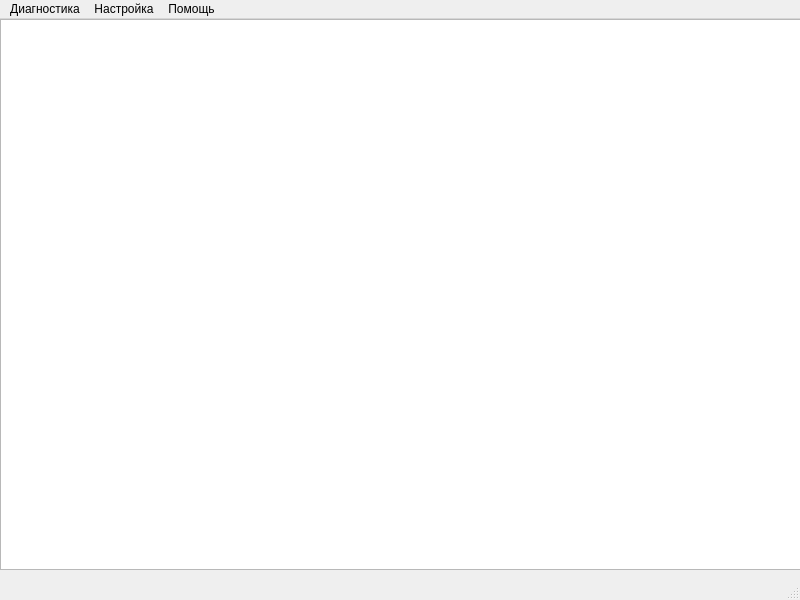
<?xml version="1.0" encoding="UTF-8"?>
<ui version="4.0">
 <class>MainWindow</class>
 <widget class="QMainWindow" name="MainWindow">
  <property name="geometry">
   <rect>
    <x>0</x>
    <y>0</y>
    <width>800</width>
    <height>600</height>
   </rect>
  </property>
  <property name="windowTitle">
   <string>MainWindow</string>
  </property>
  <widget class="QWidget" name="centralwidget">
   <widget class="QPlainTextEdit" name="textEdit">
    <property name="geometry">
     <rect>
      <x>0</x>
      <y>0</y>
      <width>801</width>
      <height>551</height>
     </rect>
    </property>
    <property name="maximumSize">
     <size>
      <width>801</width>
      <height>551</height>
     </size>
    </property>
   </widget>
  </widget>
  <widget class="QMenuBar" name="menubar">
   <property name="geometry">
    <rect>
     <x>0</x>
     <y>0</y>
     <width>800</width>
     <height>30</height>
    </rect>
   </property>
   <widget class="QMenu" name="menu">
    <property name="title">
     <string>Диагностика</string>
    </property>
    <addaction name="action_3"/>
    <addaction name="separator"/>
    <addaction name="action_5"/>
   </widget>
   <widget class="QMenu" name="menu_2">
    <property name="title">
     <string>Настройка</string>
    </property>
    <addaction name="action_2"/>
   </widget>
   <widget class="QMenu" name="menu_3">
    <property name="title">
     <string>Помощь</string>
    </property>
    <addaction name="action"/>
   </widget>
   <addaction name="menu"/>
   <addaction name="menu_2"/>
   <addaction name="menu_3"/>
  </widget>
  <widget class="QStatusBar" name="statusbar"/>
  <action name="action">
   <property name="text">
    <string>О программе...</string>
   </property>
  </action>
  <action name="action_2">
   <property name="text">
    <string>Настройки приложения...</string>
   </property>
  </action>
  <action name="action_3">
   <property name="text">
    <string>Запуск...</string>
   </property>
  </action>
  <action name="action_5">
   <property name="text">
    <string>Выход</string>
   </property>
  </action>
 </widget>
 <resources/>
 <connections/>
</ui>
